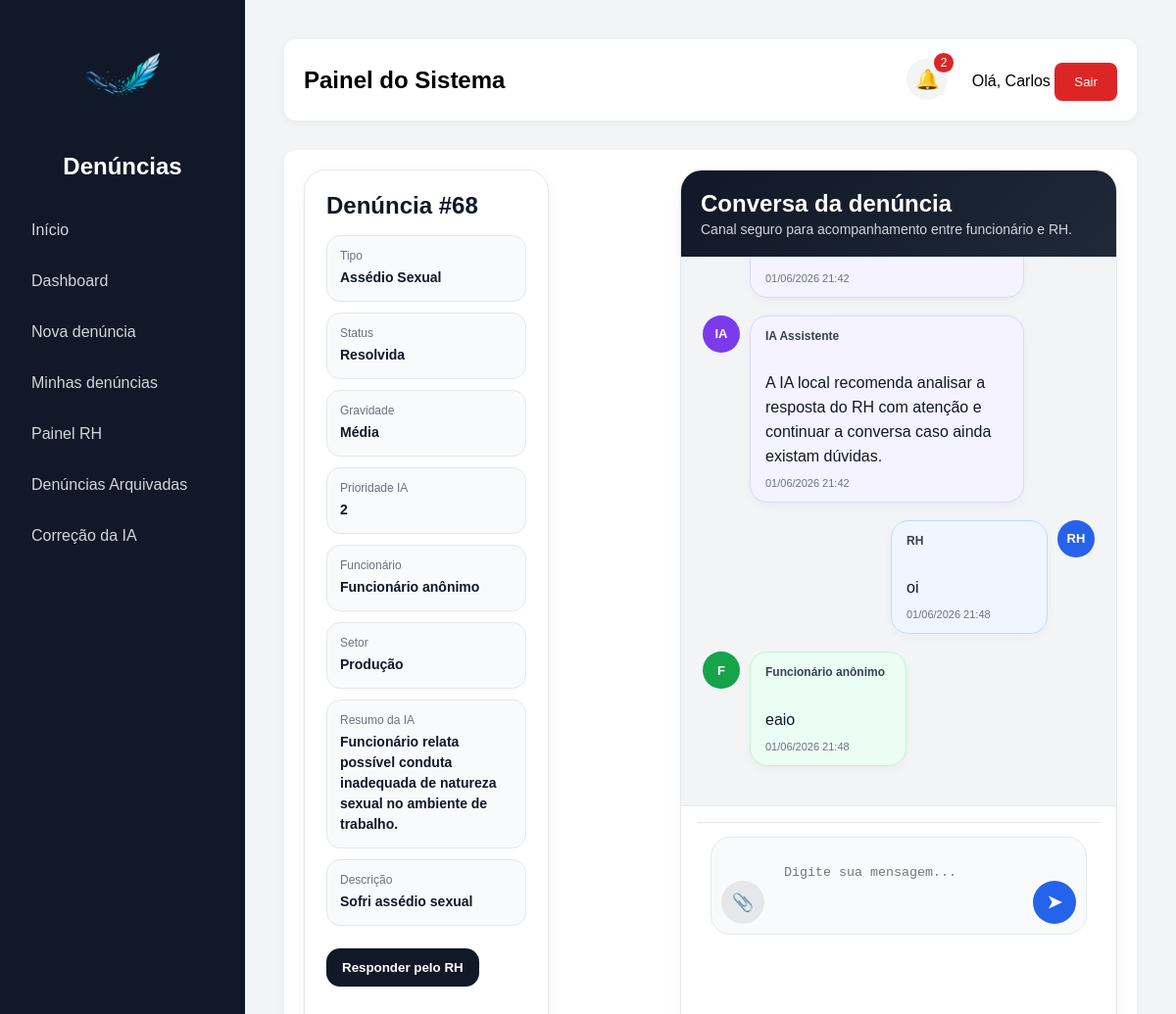
Page /chat-denuncia/68/ (signed in) on the earlier database version.
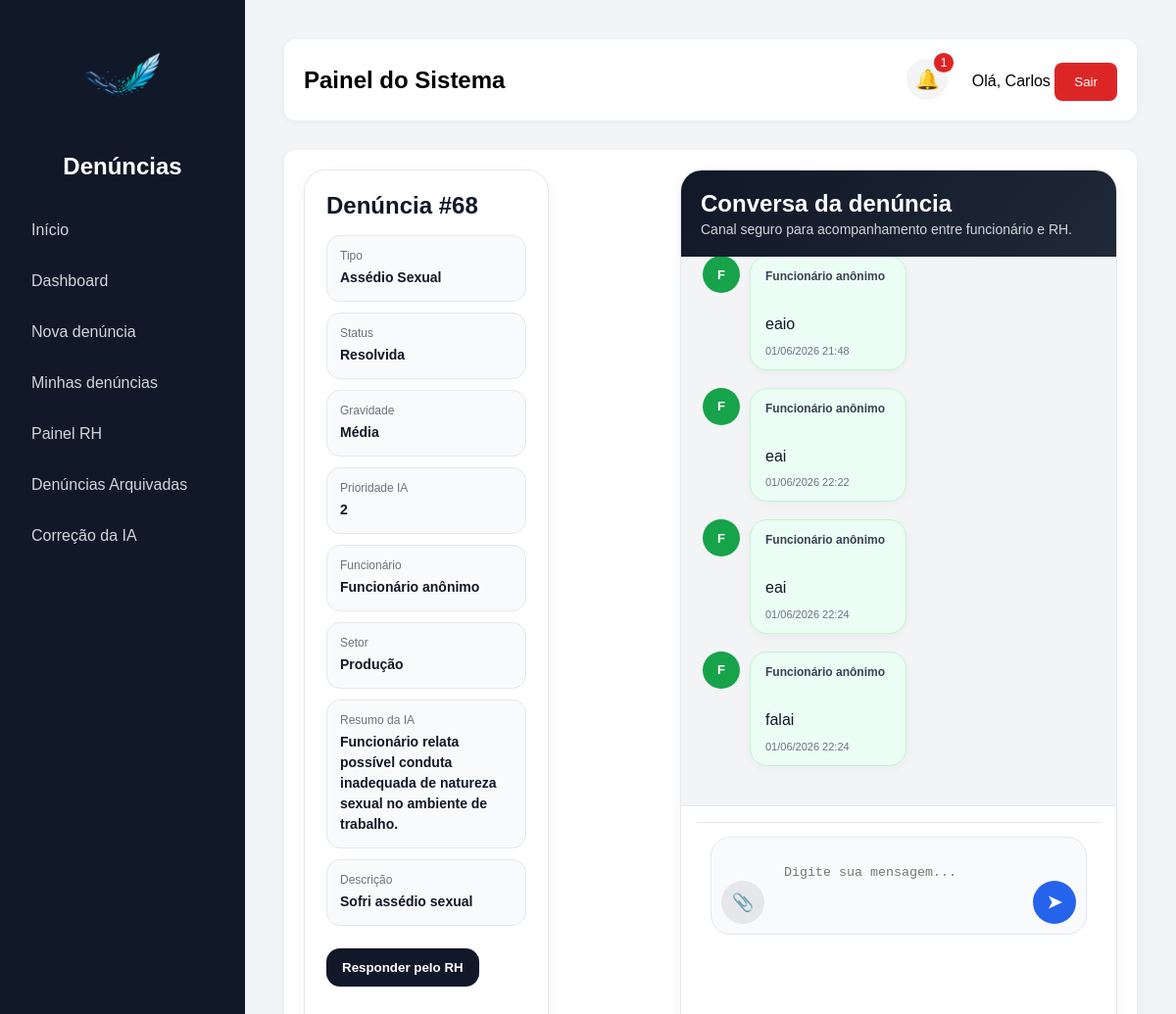
Same page on the later database version.
### denuncias/models.py (models this page shows, shortened)
class MensagemChatDenuncia(models.Model):
    TIPOS_AUTOR = [
        ('funcionario', 'Funcionário'),
        ('rh', 'RH'),
        ('sistema', 'Sistema'),
    ]
    chat = models.ForeignKey(
        ChatDenuncia,
        on_delete=models.CASCADE,
        related_name='mensagens'
    )
    usuario = models.ForeignKey(
        User,
        on_delete=models.SET_NULL,
        null=True,
        blank=True
    )
    tipo_autor = models.CharField(
        max_length=20,
        choices=TIPOS_AUTOR
    )
    mensagem = models.TextField()
    criado_em = models.DateTimeField(auto_now_add=True)
    anonimo = models.BooleanField(default=False)
    link_detectado = models.URLField(blank=True, null=True)
    status_link = models.CharField(
        max_length=20,
         choices=[
            ('seguro', 'Aparentemente seguro'),
            ('suspeito', 'Suspeito'),
            ('perigoso', 'Potencialmente perigoso'),
        ],
        blank=True,
        null=True
    )
    motivo_link = models.TextField(blank=True, null=True)

### denuncias/views.py (the view, shortened to what this page needs)
# urls.py: path("chat-denuncia/<int:denuncia_id>/", chat_denuncia, name="chat_denuncia"),
@login_required
def chat_denuncia(request, denuncia_id):
    denuncia = Denuncia.objects.get(id=denuncia_id)
    eh_rh = request.user.groups.filter(name="RH").exists()
    eh_admin = request.user.groups.filter(name="Administrador").exists()
    eh_superuser = request.user.is_superuser
    eh_dono = denuncia.usuario == request.user
    if not (eh_dono or eh_rh or eh_admin or eh_superuser):
        return redirect("home")
    chat, criado = ChatDenuncia.objects.get_or_create(
        denuncia=denuncia
    )
    def retornar_chat_json():
        mensagens = chat.mensagens.all().order_by("criado_em")
        html = render_to_string(
            "denuncias/partials/chat_mensagens.html",
            {
                "mensagens": mensagens
            },
            request=request
        )
        return JsonResponse({
            "html": html
        })
    mensagens = chat.mensagens.all().order_by("criado_em")
    if request.headers.get("x-requested-with") == "XMLHttpRequest":
        return retornar_chat_json()
    return render(request, "denuncias/chat_denuncia.html", {
        "denuncia": denuncia,
        "chat": chat,
        "mensagens": mensagens,
        "eh_rh": eh_rh or eh_admin or eh_superuser,
    })

### denuncias/context_processors.py (called while the page is built, shortened)
def grupos_usuario(request):
    notificacoes = Notificacao.objects.filter(
        usuario=request.user
    ).order_by('-data_criacao')[:5]
    total_nao_lidas = Notificacao.objects.filter(
        usuario=request.user,
        lida=False
    ).count()
    return {
        'ui_rh': request.user.groups.filter(name='RH').exists(),
        'ui_admin': request.user.groups.filter(name='Administrador').exists() or request.user.is_superuser,
        'notificacoes': notificacoes,
        'total_nao_lidas': total_nao_lidas,
    }

### denuncias/templates/denuncias/chat_denuncia.html (shortened to what this page needs)
{% extends 'base.html' %}
{% block content %}
<div class="chat-page">
    <aside class="chat-sidebar">
        <h2>Denúncia #{{ denuncia.id }}</h2>
        <div class="info-mini">
            <span>Tipo</span>
            <strong>{{ denuncia.get_tipo_display }}</strong>
        </div>
        <div class="info-mini">
            <span>Status</span>
            <strong>{{ denuncia.get_status_display }}</strong>
        </div>
        <div class="info-mini">
            <span>Gravidade</span>
            <strong>{{ denuncia.get_gravidade_display }}</strong>
        </div>
        <div class="info-mini">
            <span>Prioridade IA</span>
            <strong>{{ denuncia.prioridade_ia }}</strong>
        </div>
        <div class="info-mini">
            <span>Funcionário</span>
            <strong>
                {% if denuncia.anonima %}
                Funcionário anônimo
                {% else %}
                {{ denuncia.usuario.username }}
                {% endif %}
            </strong>
        </div>
        <div class="info-mini">
            <span>Setor</span>
            <strong>
                {% if denuncia.exibir_setor %}
                {% if denuncia.setor %}
                {{ denuncia.setor.nome }}
                {% else %}
                Não informado
                {% endif %}
                {% else %}
                Ocultado
                {% endif %}
            </strong>
        </div>
        {% if denuncia.resumo_ia %}
        <div class="info-mini">
            <span>Resumo da IA</span>
            <strong>{{ denuncia.resumo_ia }}</strong>
        </div>
        {% endif %}
        <div class="info-mini">
            <span>Descrição</span>
            <strong>{{ denuncia.descricao }}</strong>
        </div>
        {% if eh_rh %}
        <button type="button" class="btn-chat btn-rh" onclick="abrirModalResposta()">
            Responder pelo RH
        </button>
        {% endif %}
    </aside>
    <section class="chat-box">
        <div class="chat-topbar">
            <h2>Conversa da denúncia</h2>
            <p>Canal seguro para acompanhamento entre funcionário e RH.</p>
        </div>
        <div class="chat-mensagens" id="chatMensagens">
            {% include 'denuncias/partials/chat_mensagens.html' %}
        </div>
        <form method="post" enctype="multipart/form-data" class="chat-form" id="chatForm">
           <div class="chat-input-area">
    <div class="chat-compose">
        <label class="chat-action-btn" title="Anexar arquivo">
            📎
        </label>
        <textarea
            name="mensagem"
            id="mensagemChat"
            placeholder="Digite sua mensagem..."
        ></textarea>
        <button type="submit" class="send-btn">
            ➤
        </button>
    </div>
</div>
        </form>
    </section>
</div>
{% endblock %}

### denuncias/templates/base.html (shortened to what this page needs)
<!DOCTYPE html>
<html lang="pt-br">
<head>
    <link rel="stylesheet"
href="https://cdnjs.cloudflare.com/ajax/libs/font-awesome/6.5.2/css/all.min.css">
</head>
<body>
    <aside>
        <div class="logo-box">
            <img src="/static/img/logo.png" alt="Logo do sistema" class="logo-sistema">
            <h2>Denúncias</h2>
        </div>
        <a href="/">Início</a>
        {% if user.is_authenticated %}
            <a href="/dashboard/">Dashboard</a>
            <a href="/denuncia/">Nova denúncia</a>
            <a href="/minhas-denuncias/">Minhas denúncias</a>
            {% if ui_rh or ui_admin %}
                <a href="/painel-rh/">Painel RH</a>
                <a href="/denuncias-arquivadas/">Denúncias Arquivadas</a>
                <a href="/feedback-ia/">Correção da IA</a>
            {% endif %}
        {% else %}
            <a href="/login/">Entrar</a>
            <a href="{% url 'password_reset' %}">
    Esqueci minha senha
</a>
        {% endif %}
    </aside>
    <main>
        <div class="topbar">
            <div>
                <h2>Painel do Sistema</h2>
            </div>
            <div>
                {% if user.is_authenticated %}
                    <div class="notification-wrapper">
                        <button type="button" class="notification-bell" onclick="toggleNotifications()">
                            🔔
                            {% if total_nao_lidas > 0 %}
                                <span class="notification-count">
                                    {{ total_nao_lidas }}
                                </span>
                            {% endif %}
                        </button>
                    </div>
                    <span>Olá, {{ user.username }}</span>
                    <form method="post" action="{% url 'logout' %}" style="display:inline;">
    <button class="logout-btn" type="submit">Sair</button>
</form>
                {% endif %}
            </div>
        </div>
        <div class="card">
            {% block content %}
            {% endblock %}
        </div>
    </main>
</body>
</html>

### denuncias/templates/denuncias/partials/chat_mensagens.html (shortened to what this page needs)
{% for m in mensagens %}
<div class="msg msg-{{ m.tipo_autor }}">
    <div class="msg-avatar">
        {% if m.tipo_autor == 'rh' %}
            RH
        {% elif m.tipo_autor == 'ia' %}
            IA
        {% elif m.tipo_autor == 'sistema' %}
            ⚙
        {% else %}
            F
        {% endif %}
    </div>
    <div class="msg-content">
        <div class="msg-autor">
            {% if m.tipo_autor == 'funcionario' %}
                {% if m.anonimo %}
                    Funcionário anônimo
                {% else %}
                    {{ m.usuario.username }}
                {% endif %}
            {% elif m.tipo_autor == 'rh' %}
                RH
            {% elif m.tipo_autor == 'ia' %}
                IA Assistente
            {% elif m.tipo_autor == 'sistema' %}
                Sistema
            {% else %}
                Usuário
            {% endif %}
        </div>
        {% if m.mensagem %}
            <div class="msg-texto">
                {{ m.mensagem }}
            </div>
        {% endif %}
        <div class="msg-data">
            {{ m.criado_em|date:"d/m/Y H:i" }}
        </div>
    </div>
</div>
{% empty %}
<p class="chat-empty">
    Nenhuma mensagem ainda.
</p>
{% endfor %}

Differences in the rows shown:
no longer on this page (row unchanged): MensagemChatDenuncia: criado_em "01/06/2026 21:42"
no longer on this page (row unchanged): MensagemChatDenuncia: tipo_autor "IA", mensagem "A IA local recomenda analisar a resposta do RH com atenção e continuar a conversa caso ainda existam dúvidas.", criado_em "01/06/2026 21:42"
no longer on this page (row unchanged): MensagemChatDenuncia: tipo_autor "RH", mensagem "oi", criado_em "01/06/2026 21:48"
added MensagemChatDenuncia: tipo_autor "F", mensagem "eai", criado_em "01/06/2026 22:22"
added MensagemChatDenuncia: tipo_autor "F", mensagem "eai", criado_em "01/06/2026 22:24"
added MensagemChatDenuncia: tipo_autor "F", mensagem "falai", criado_em "01/06/2026 22:24"
Other differences:
{{ total_nao_lidas }}: "2" → "1"
